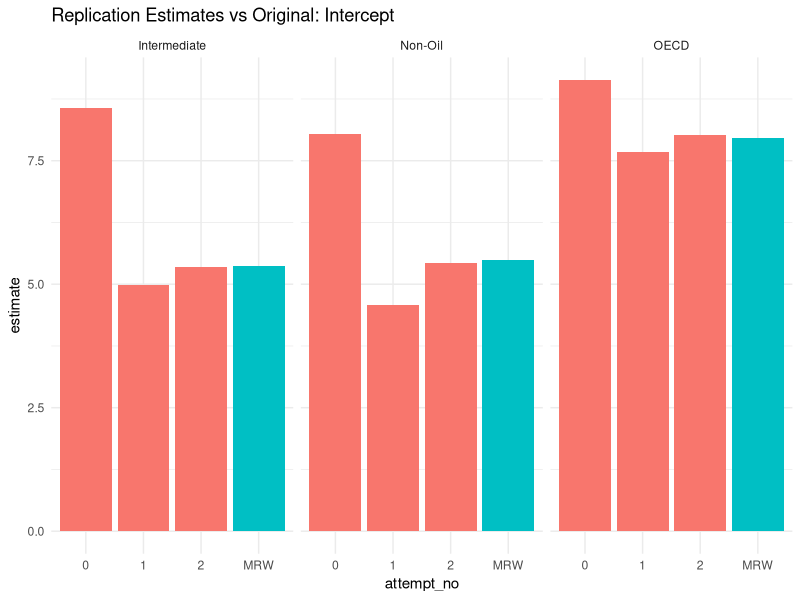
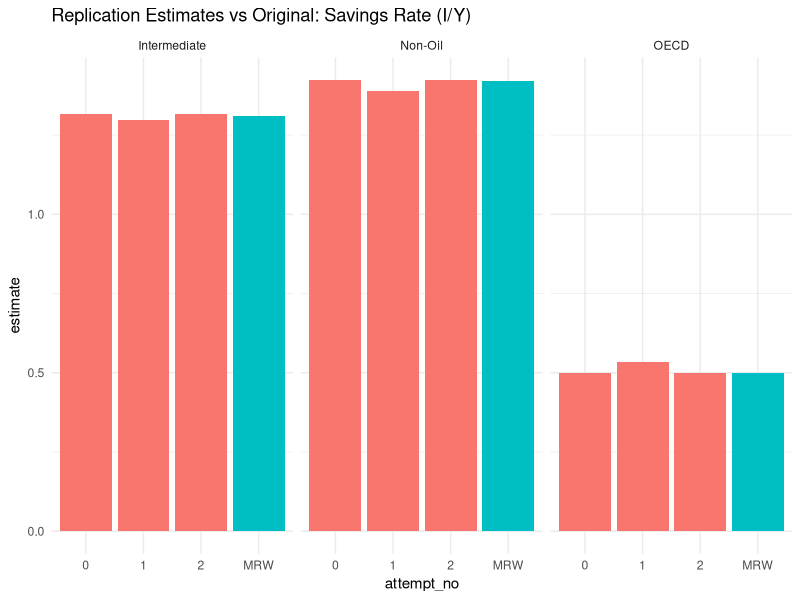
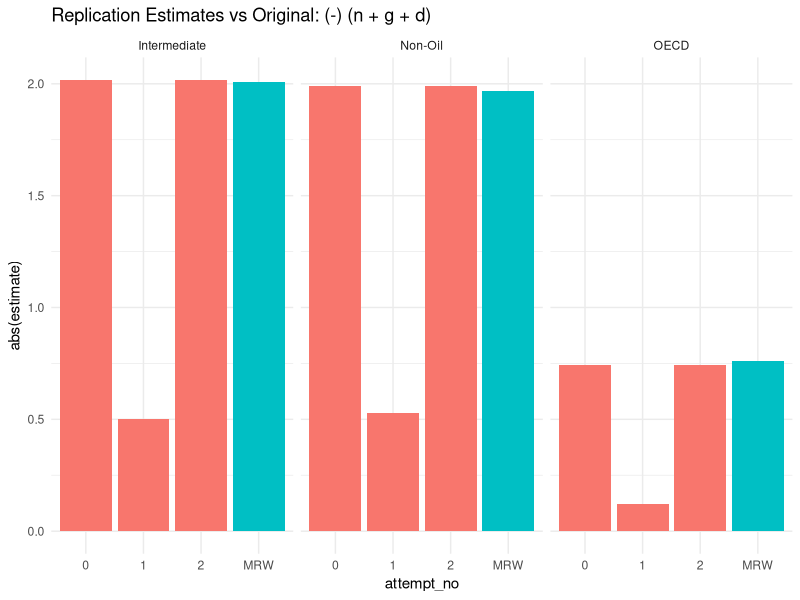

Write R code to recreate these figures, in order.
## ---- chunk 1
knitr::opts_chunk$set(echo = TRUE,
                      message = FALSE,
                      warning = FALSE)


collect.results <- function(models, names){
  
  results <- map2_dfr(.x = models,
                      .y = names,
                      .f = function(x, y){tidy(x) %>% mutate(subset = y)}) %>% 
    as_tibble()
  return(results)
}


compare.results <- function(parameter, parameter_type = 'estimate', results_replicated, results_original){
  replicated_comparison <- results_replicated %>% 
    filter(term == parameter) %>% 
    select(term, subset, parameter_type)
  
  original_comparison <- results_original %>% 
    filter(term == parameter) %>% 
    select(term, subset, parameter_type)
  
  comparison_df <- full_join(x = replicated_comparison,
                             y = original_comparison,
                             by = c('term', 'subset'),
                             suffix = c('_replicated', '_original'))
  comparison_df$diff <- comparison_df[, grep('_original', colnames(comparison_df))] %>% 
    pull - comparison_df[, grep('_replicated', colnames(comparison_df))] %>% 
    pull
  comparison_df$rounded_diff <- round(comparison_df$diff, 2)
  comparison_df$pct_orig <- comparison_df$diff / comparison_df[, grep('_original', colnames(comparison_df))] %>% pull * 100
  return(comparison_df)
}


## ---- chunk 2
library(readr)
library(dplyr)
library(purrr)
library(broom)
MRW_clean <- read_csv('assets/Transformed Data/MRW_appendix_clean.csv')
solow_MRW  <- read_csv('assets/Transformed Data/solow_MRW.csv',
                       col_types = cols(col_factor(NULL), col_double(), col_double(), col_factor(NULL)))

trial_0 <- MRW_clean

trial_1 <- MRW_clean %>% 
  mutate(n_g_d = working_age_pop_ch + 0.05)


trial_2 <- MRW_clean %>% 
  mutate(n_g_d = (working_age_pop_ch + 5) / 100,
         s = s / 100)

solow_formula <- log(`1985`) ~ log(s) + log(`n_g_d`)

## Non-Oil

re_parametrisation_fits_non_oil <- list(trial_0,
                                        trial_1,
                                        trial_2) %>% 
  map(~lm(data = filter(., N == 1 & !is.na(school)),
          formula = solow_formula))
  

## Intermediate

re_parametrisation_fits_intermediate <- list(trial_0,
                                             trial_1,
                                             trial_2) %>% 
  map(~lm(data = filter(., I == 1 & !is.na(school)),
          formula = solow_formula))
## OECD

re_parametrisation_fits_oecd <- list(trial_0,
                                     trial_1,
                                     trial_2) %>% 
  map(~lm(data = filter(., O == 1 & !is.na(school)),
          formula = solow_formula))


re_param_fits_all <-  c(re_parametrisation_fits_non_oil,
                           re_parametrisation_fits_intermediate,
                           re_parametrisation_fits_oecd) 

re_parametrisation_results <- re_param_fits_all %>% 
  collect.results(models = ., names = list('Non-Oil 0',
                                           'Non-Oil 1',
                                           'Non-Oil 2',
                                           'Intermediate 0',
                                           'Intermediate 1',
                                           'Intermediate 2',
                                           'OECD 0',
                                           'OECD 1',
                                           'OECD 2'))

knitr::kable(head(re_parametrisation_results, 10))

## ---- chunk 3
library(tidyr)
library(ggplot2)

comparison_tbl <- bind_rows(re_parametrisation_results %>% select(term, estimate, subset) %>% mutate(type = 'replication'),
                            solow_MRW %>% select(term, estimate, subset) %>% mutate(subset = paste0(subset, ' MRW'),
                                                                                    type = 'original')) %>% 
  separate(col = subset,
           into = c('subset', 'attempt_no'),
           sep = ' ')

comparison_intercept <- comparison_tbl %>% 
  filter(term == '(Intercept)')


ggplot(comparison_intercept, aes(x = attempt_no, y = estimate,  fill = ifelse((attempt_no == 'MRW'), 'red', 'blue'))) +
  guides(fill = 'none') +
  geom_col() +
  guides(size = 'none', colour = 'none') +
  facet_wrap(~subset) +
  theme_minimal() +
  ggtitle(label = 'Replication Estimates vs Original: Intercept')

## ---- chunk 4

comparison_s <- comparison_tbl %>% 
  filter(term == 'log(s)')

ggplot(comparison_s, aes(x = attempt_no, y = estimate,  fill = ifelse((attempt_no == 'MRW'), 'red', 'blue'))) +
  guides(fill = 'none') +
  geom_col() +
  guides(size = 'none', colour = 'none') +
  facet_wrap(~subset) +
  theme_minimal() +
  ggtitle(label = 'Replication Estimates vs Original: Savings Rate (I/Y)')

comparison_n_g_d <- comparison_tbl %>% 
  filter(term == 'log(n_g_d)')

ggplot(comparison_n_g_d, aes(x = attempt_no, y = abs(estimate),  fill = ifelse((attempt_no == 'MRW'), 'red', 'blue'))) +
  guides(fill = 'none') +
  geom_col() +
  guides(size = 'none', colour = 'none') +
  facet_wrap(~subset) +
  theme_minimal() +
  ggtitle(label = 'Replication Estimates vs Original: (-) (n + g + d)')

## ---- chunk 5
re_param_comparison <- list('(Intercept)',
                         'log(n_g_d)',
                         'log(s)') %>% 
  map_df(compare.results,
      parameter_type = 'estimate',
      results_replicated = re_parametrisation_results %>%
        separate(subset, into = c('subset', 'attempt_no'), sep = ' ') %>%
        filter(attempt_no == '2') %>% 
        select(-attempt_no),
      results_original = solow_MRW)

knitr::kable(re_param_comparison)
knitr::kable(re_param_comparison %>% 
               group_by(term) %>% 
               summarise(mean(diff)))

## ---- chunk 6

MRW_clean %>% 
  filter(number == 49) %>% 
  knitr::kable()
## ---- chunk 7
create.rvs <- function(data, subset, dummy_argument){
  subset <- enquo(subset)
  n <- nrow(data)

  gdp_rv <- runif(n = n,
                  max = 0.5,
                  min = -0.5)
  n_rv <- runif(n = n,
                max = 0.05,
                min = -0.05)
  s_rv <- runif(n = n,
                max = 0.05,
                min = -0.05)
  
  data$`1985` <- data$`1985` + gdp_rv
  data$working_age_pop_ch <- data$working_age_pop_ch + n_rv
  data$s <- data$s + s_rv
  data <- data %>% 
    mutate(n_g_d = (working_age_pop_ch + 5) / 100,
           s = s / 100) %>% 
    filter(!!subset == 1 & !is.na(school))
  
  
  return(data)
}

## ---- chunk 8
knitr::include_app("https://edjee.shinyapps.io/econ-research-repro-gadgets/", 
  height = "600px")
